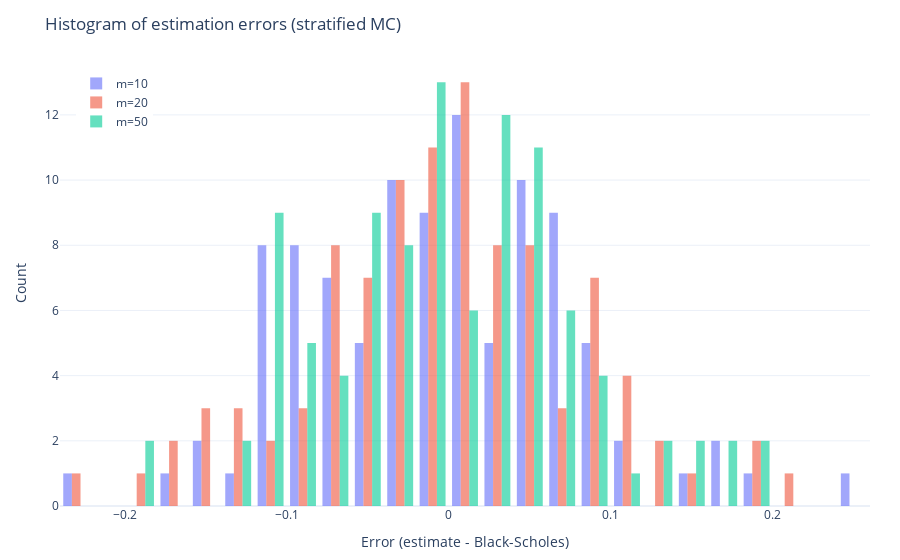

Here is the notebook cell this chart was saved with:
### Code cell
opt_hist_path = PLOTS_DIR / "strata_errors_hist_optimal.pkl"
opt_box_path = PLOTS_DIR / "strata_errors_box_optimal.pkl"

with opt_hist_path.open("rb") as f:
    opt_hist_fig = pickle.load(f)
opt_hist_fig
